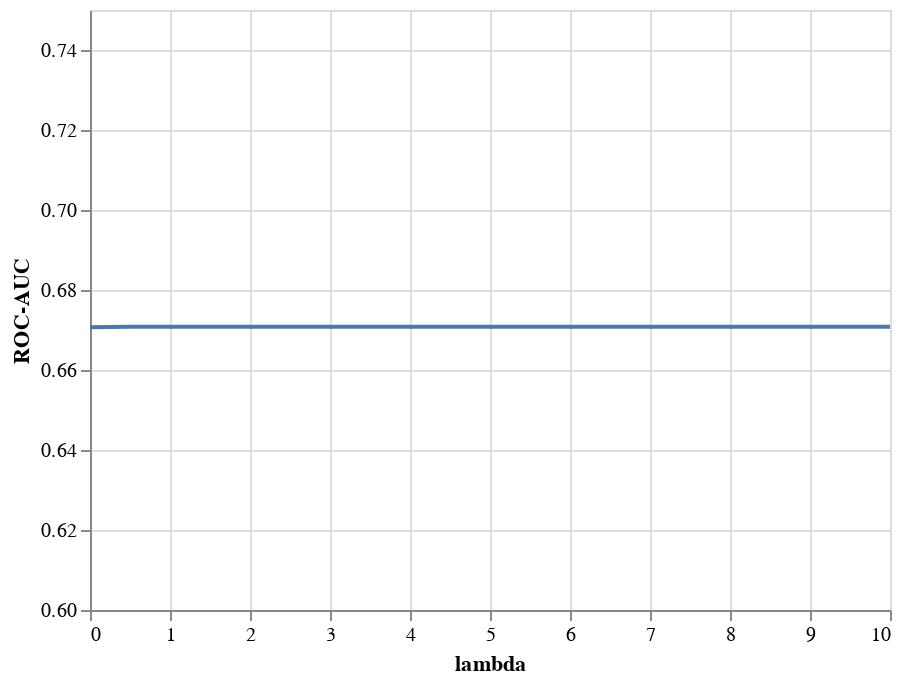

Notebook source saved alongside this figure:
### Code cell
plot_parameter_tuning(stratified_svc_analysis.dev_set_analysis)

### Figure 1 — Vega-Lite specification as saved in the notebook (floating-point values rounded to 4 significant figures)
{"config": {"view": {"continuousWidth": 400, "continuousHeight": 300}}, "data": {"name": "data-ac44b253e99b90bf475c70fab794cb1e"}, "mark": "line", "encoding": {"x": {"type": "quantitative", "field": "lambda"}, "y": {"type": "quantitative", "field": "ROC-AUC", "scale": {"domain": [0.6, 0.75]}}}, "$schema": "https://vega.github.io/schema/vega-lite/v4.8.1.json", "datasets": {"data-ac44b253e99b90bf475c70fab794cb1e": [{"lambda": 0.0, "ROC-AUC": 0.6707}, {"lambda": 0.5, "ROC-AUC": 0.6708}, {"lambda": 1.0, "ROC-AUC": 0.6708}, {"lambda": 1.5, "ROC-AUC": 0.6708}, {"lambda": 2.0, "ROC-AUC": 0.6708}, {"lambda": 2.5, "ROC-AUC": 0.6708}, {"lambda": 3.0, "ROC-AUC": 0.6708}, {"lambda": 3.5, "ROC-AUC": 0.6708}, {"lambda": 4.0, "ROC-AUC": 0.6708}, {"lambda": 4.5, "ROC-AUC": 0.6708}, {"lambda": 5.0, "ROC-AUC": 0.6708}, {"lambda": 5.5, "ROC-AUC": 0.6708}, {"lambda": 6.0, "ROC-AUC": 0.6708}, {"lambda": 6.5, "ROC-AUC": 0.6708}, {"lambda": 7.0, "ROC-AUC": 0.6708}, {"lambda": 7.5, "ROC-AUC": 0.6708}, {"lambda": 8.0, "ROC-AUC": 0.6708}, {"lambda": 8.5, "ROC-AUC": 0.6708}, {"lambda": 9.0, "ROC-AUC": 0.6708}, {"lambda": 9.5, "ROC-AUC": 0.6708}, {"lambda": 10.0, "ROC-AUC": 0.6708}]}}
